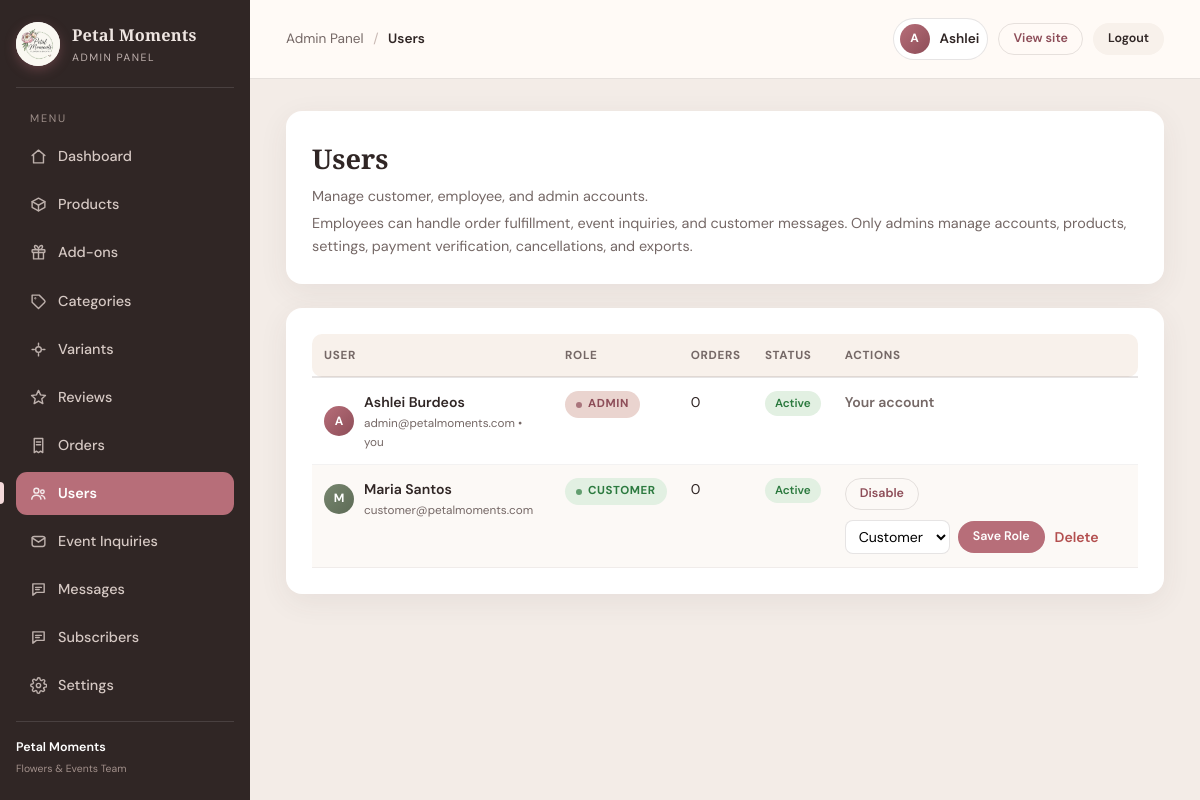
The page /admin/users.php (signed in) on the database its author committed.
### tables this page shows
CREATE TABLE users (
  id            INT UNSIGNED AUTO_INCREMENT PRIMARY KEY,
  first_name    VARCHAR(60)  NOT NULL,
  last_name     VARCHAR(60)  NOT NULL,
  email         VARCHAR(120) NOT NULL UNIQUE,
  password      VARCHAR(255) NOT NULL,
  phone         VARCHAR(20)  NULL,
  address       VARCHAR(255) NULL,
  role          ENUM('customer','admin','employee') NOT NULL DEFAULT 'customer',
  is_active     TINYINT(1)   NOT NULL DEFAULT 1,
  theme         ENUM('light','dark') NOT NULL DEFAULT 'light',
  created_at    TIMESTAMP    NOT NULL DEFAULT CURRENT_TIMESTAMP
);

### config/functions.php (called while the page is built, shortened)
<?php
function e($value)
{
    return htmlspecialchars((string)$value);
}

### admin/users.php (the view, shortened to what this page needs)
<?php
require_once __DIR__ . '/../config/functions.php';
include __DIR__ . '/includes/admin_header.php';
$users = $pdo->query("
    SELECT u.*,
           (SELECT COUNT(*) FROM orders o WHERE o.user_id=u.id) AS order_count
    FROM users u ORDER BY u.created_at DESC
")->fetchAll();
?>
<div class="admin-card"><h1>Users</h1><p>Manage customer, employee, and admin accounts.</p><p>Employees can handle order fulfillment, event inquiries, and customer messages. Only admins manage accounts, products, settings, payment verification, cancellations, and exports.</p></div>
<div class="admin-card">
    <div class="table-scroll">
    <table class="admin-table">
        <thead>
            <tr><th>User</th><th>Role</th><th>Orders</th><th>Status</th><th>Actions</th></tr>
        </thead>
        <tbody>
        <?php foreach ($users as $u): ?>
            <?php $isSelf = ((int)$u['id'] === (int)$_SESSION['user_id']); ?>
            <tr>
                <td>
                    <div class="cell-with-thumb">
                        <span class="avatar avatar-sm <?php echo $u['role'] === 'admin' ? '' : 'avatar-sage'; ?>"><?php echo e(mb_strtoupper(mb_substr(trim($u['first_name'] . ' ' . $u['last_name']) ?: $u['email'], 0, 1))); ?></span>
                        <div>
                            <strong><?php echo e(trim($u['first_name'] . ' ' . $u['last_name'])); ?></strong>
                            <small><?php echo e($u['email']); ?><?php echo $isSelf ? ' • you' : ''; ?></small>
                        </div>
                    </div>
                </td>
                <td><span class="badge badge-<?php echo e($u['role']); ?>"><?php echo e($u['role']); ?></span></td>
                <td><?php echo (int)$u['order_count']; ?></td>
                <td><span class="chip <?php echo $u['is_active'] ? 'chip-in' : 'chip-out'; ?>"><?php echo $u['is_active'] ? 'Active' : 'Disabled'; ?></span></td>
                <td>
                    <?php if ($isSelf): ?>
                        <span class="link-soft">Your account</span>
                    <?php else: ?>
                    <div class="cell-actions">
                        <form method="post" action="users.php" style="display:inline;">
                            <button type="submit" class="btn btn-ghost btn-sm"><?php echo $u['is_active'] ? 'Disable' : 'Enable'; ?></button>
                        </form>
                        <form method="post" action="users.php" class="inline-form role-form">
                            <select name="role" aria-label="Role for <?php echo e($u['email']); ?>">
                                <?php foreach (['customer', 'employee', 'admin'] as $role): ?>
                                    <option value="<?php echo $role; ?>"<?php echo $u['role'] === $role ? ' selected' : ''; ?>><?php echo ucfirst($role); ?></option>
                                <?php endforeach; ?>
                            </select>
                            <button type="submit" class="btn btn-primary btn-sm">Save Role</button>
                        </form>
                        <form method="post" action="users.php" style="display:inline;" onsubmit="return confirm('Delete this user and their orders?');">
                            <button type="submit" class="link-danger" style="border:0;background:none;cursor:pointer;">Delete</button>
                        </form>
                    </div>
                    <?php endif; ?>
                </td>
            </tr>
        <?php endforeach; ?>
        </tbody>
    </table>
    </div>
</div>
<?php include __DIR__ . '/includes/admin_footer.php'; ?>

### admin/admin_style.css (style rules this page uses)
:root { --cream: #fffaf6; --paper: #f8f1eb; --blush: #ead4cf; --rose: #b76e79; --rose-dark: #8d4d58; --sage: #77866f; --ink: #302625; --muted: #756866; --white: #ffffff; --border: rgba(48, 38, 37, 0.12); --shadow: 0 8px 30px rgba(75, 54, 50, 0.07); --radius: 16px; }
* { box-sizing: border-box; margin: 0; padding: 0; }
html { scrollbar-color: var(--blush) transparent; }
body.admin-body { font-family: "DM Sans", sans-serif; color: var(--ink); background: #f3ece7; line-height: 1.6; }
input, select, textarea, button { font: inherit; }
button { cursor: pointer; }
.avatar { display: inline-grid; place-items: center; width: 40px; height: 40px; border-radius: 50%; font-weight: 700; color: #fff; background: linear-gradient(135deg, var(--rose), var(--rose-dark)); font-size: 0.95rem; flex-shrink: 0; }
.avatar-sm { width: 30px; height: 30px; font-size: 0.75rem; }
.avatar-sage { background: linear-gradient(135deg, var(--sage), #5d6b56); }
.admin-card { background: var(--white); border-radius: var(--radius); padding: 26px; box-shadow: var(--shadow); margin-bottom: 24px; }
.admin-card h1 { font-family: "Playfair Display", serif; font-size: 1.7rem; }
.admin-card p { color: var(--muted); font-size: 0.9rem; margin-top: 4px; }
.table-scroll { overflow-x: auto; }
.admin-table { width: 100%; border-collapse: collapse; font-size: 0.88rem; }
.admin-table thead th { text-align: left; padding: 12px 12px; background: var(--paper); border-bottom: 2px solid var(--border); color: var(--muted); font-size: 0.73rem; text-transform: uppercase; letter-spacing: 0.06em; }
.admin-table thead th:first-child { border-radius: 10px 0 0 10px; }
.admin-table thead th:last-child { border-radius: 0 10px 10px 0; }
.admin-table tbody tr { transition: background 0.12s ease; }
.admin-table tbody tr:nth-child(even) { background: rgba(248,241,235,0.45); }
.admin-table td { padding: 13px 12px; border-bottom: 1px solid rgba(48,38,37,0.06); vertical-align: top; }
.admin-table td small { color: var(--muted); display: block; }
.cell-with-thumb { display: flex; align-items: center; gap: 10px; }
.cell-with-thumb strong { display: block; font-weight: 600; }
.cell-with-thumb small { color: var(--muted); }
.badge { display: inline-flex; align-items: center; gap: 6px; padding: 4px 11px; border-radius: 999px; font-size: 0.72rem; font-weight: 700; text-transform: uppercase; letter-spacing: 0.05em; }
.badge::before { content: ""; width: 6px; height: 6px; border-radius: 50%; background: currentColor; opacity: 0.7; }
.badge-admin { background: #ead4cf; color: #8d4d58; }
.badge-customer { background: #e2f0e2; color: #2c7a3f; }
.role-form { display: inline-flex; gap: 8px; align-items: center; }
.chip { display: inline-block; padding: 3px 10px; border-radius: 999px; font-size: 0.73rem; font-weight: 600; }
.chip-in { background: #e2f0e2; color: #2c7a3f; }
.inline-form select { padding: 6px 9px; border-radius: 8px; border: 1px solid var(--border); background: #fff; }
.btn { display: inline-flex; align-items: center; justify-content: center; min-height: 42px; border-radius: 999px; padding: 0 22px; border: 1px solid transparent; font-weight: 600; font-size: 0.85rem; transition: 0.2s ease; }
.btn-primary { background: var(--rose); color: #fff; }
.btn-ghost { background: transparent; color: var(--rose-dark); border-color: var(--border); }
.btn-sm { min-height: 32px; padding: 0 14px; font-size: 0.78rem; border-radius: 999px; }
.link-danger { color: #b34f4f; font-weight: 600; }
.link-soft { color: var(--muted); font-weight: 600; }
.cell-actions { display: inline-flex; align-items: center; gap: 10px; flex-wrap: wrap; }

### rows shown on the page
users: first_name+last_name "A", first_name+last_name "Ashlei Burdeos", email "admin@petalmoments.com", shows "• you", role "ADMIN", order_count "0", is_active "Active", shows "Your account"
users: first_name+last_name "M", first_name+last_name "Maria Santos", email "customer@petalmoments.com", role "CUSTOMER", order_count "0", is_active "Active", role "Customer"

### other values the page prints
$panelLabel "ADMIN PANEL"
$panelLabel "Admin Panel"
$crumbLabel "Users"
$_SESSION['name'] "Ashlei"
